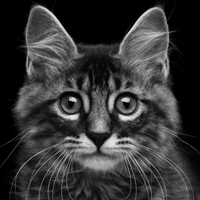
#> input picture Images/cat_bw_s.png, 200 x 200 px
$ python ConvoluteFilterMatplot.py
#> lines starting #> are read from the running program, lines starting #| are printed output that depends on the picture
### Convolution/convolute_lib.py
import cv2
import numpy as np


# [41 lines left out: functions convolve_nest_loop, convolve_np, not called in this run]


'''
Khác với convolve_np, hàm này sẽ loại bỏ viền zero
'''


# [17 lines left out: function convolve_np2, not called in this run]


'''
Khác với convolve_np3 ở chỗ có padding zero ở viền ảnh gốc để đảm bảo ảnh đầu ra không bị thu nhỏ
'''


def convolve_np4(img, kernel):
    img_height = img.shape[0]
    img_width = img.shape[1]

    kernel_height = kernel.shape[0]
    kernel_width = kernel.shape[1]

    H = (kernel_height - 1) // 2
    W = (kernel_width - 1) // 2

    out = np.zeros((img_height, img_width))

    img = cv2.copyMakeBorder(img, H, H, W, W, cv2.BORDER_REPLICATE)

    for i in np.arange(H, img_height + 1):
        for j in np.arange(W, img_width + 1):
            out[i - H, j - W] = np.tensordot(img[i - H:i + H + 1, j - W:j + W + 1], kernel, axes=((0, 1), (0, 1)))

    return out


# https://stackoverflow.com/questions/36243479/2dpooling-in-keras-doesnt-pool-last-column
# [20 lines left out: functions pool, scale0_255, not called in this run]

### Convolution/ConvoluteFilterMatplot.py
from pathlib import Path
import matplotlib.pyplot as plt
import cv2
import numpy as np

import convolute_lib as cnn

img_path = str(Path(__file__).parent.parent / 'Images/cat_bw_s.png')

img = cv2.imread(img_path, cv2.IMREAD_GRAYSCALE)
#> img is the input picture: shape (200, 200); min 0, max 238, mean 53.5

identity = np.array((
    [0, 0, 0],
    [0, 1, 0],
    [0, 0, 0]))

edge = np.array((
    [0,  1,  0],
    [1, -4,  1],
    [0,  1,  0]))

boxblur = (1.0 / 9) * np.array(
    [[1, 1, 1],
     [1, 1, 1],
     [1, 1, 1]])

gaussian = (1.0 / 16) * np.array(
    [[1, 2, 1],
     [2, 4, 2],
     [1, 2, 1]])

emboss = np.array(
    [[-2, -1,  0],
     [-1,  1,  1],
     [ 0,  1,  2]])

square = np.array(
    [[ 0,  2,  0],
     [-2, -1,  2],
     [ 0, -2,  0]])

# construct average blurring kernels used to smooth an image
smallBlur = np.ones((7, 7), dtype="float") * (1.0 / (7 * 7))
largeBlur = np.ones((21, 21), dtype="float") * (1.0 / (21 * 21))

# construct a sharpening filter
sharpen = np.array((
    [0, -2, 0],
    [-2, 10, -2],
    [0, -2, 0]))

laplacian = (1.0 / 16) * np.array(
    [[ 0,  0, -1,  0,  0],
     [ 0, -1, -2, -1,  0],
     [-1, -2, 16, -2, -1],
     [ 0, -1, -2, -1,  0],
     [ 0,  0, -1,  0,  0]])

sobelLeft = np.array((
    [-1, 0, 1],
    [-2, 0, 2],
    [-1, 0, 1]))

sobelRight = np.array((
    [1, 0, -1],
    [2, 0, -2],
    [1, 0, -1]))

sobelTop = np.array((
    [-1, -2, -1],
    [ 0,  0,  0],
    [ 1,  2,  1]))

sobelBottom = np.array((
    [ 1,  2,  1],
    [ 0,  0,  0],
    [-1, -2, -1]))

filters = [
    ("Identity", identity),
    ("Edge", edge),
    ("Box Blur", boxblur),
    ("Square", square),
    ("Gaussian", gaussian),
    ("Emboss", emboss),
    ("Small blur", smallBlur),
    ("Large blur", largeBlur),
    ("Sharpen", sharpen),
    ("Laplacian", laplacian),
    ('Sobel Left', sobelLeft),
    ('Sobel Right', sobelRight),
    ('Sobel Top', sobelTop),
    ('Sobel Bottom', sobelBottom)
]

fig = plt.figure(figsize=(12, 8))
fig.subplots_adjust(hspace=0.3, wspace=0.1)

for i, filter in enumerate(filters):
    axes = fig.add_subplot(3, 5, i+1)
    axes.set(title=filter[0])
    axes.grid(False)
    axes.set_xticks([])
    axes.set_yticks([])
    img_out = cnn.convolve_np4(img, filter[1])

    axes.imshow(img_out, cmap='gray', vmin=0, vmax=255)
#> this loop made 14 passes
#> pass 1, in convolve_np4, `img = cv2.copyMakeBorder(img, H, H, W, W, cv2.BORDER_REPLICATE)`:
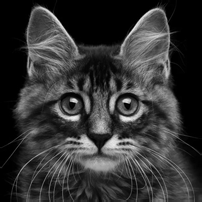
#> img: shape (202, 202); min 0, max 238, mean 52.7
#> pass 2, `img_out = cnn.convolve_np4(img, filter[1])`:
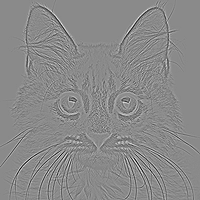
#> img_out: shape (200, 200) float64; min -326, max 276, mean 0; drawn with min black and max white
#> pass 3, `img_out = cnn.convolve_np4(img, filter[1])`:
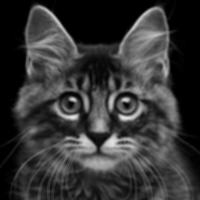
#> img_out: shape (200, 200) float64; min 0, max 227, mean 53.5


plt.show()
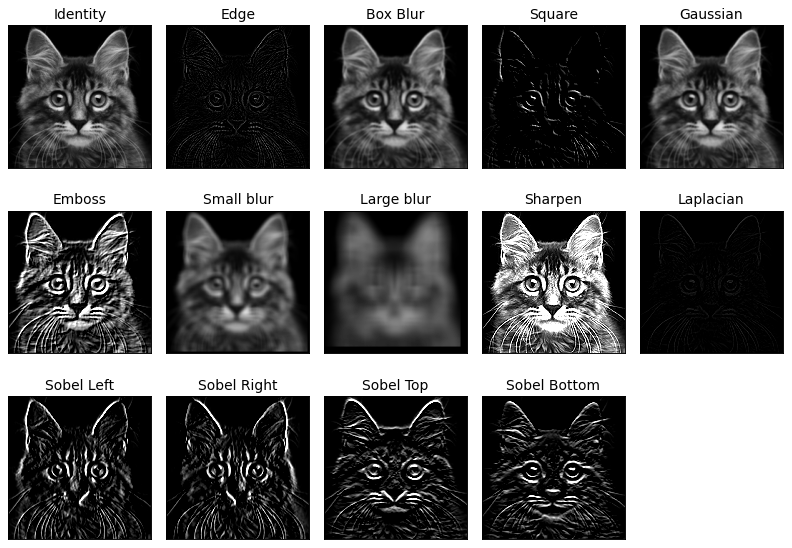
#> figure drawn by matplotlib, 14 panels
